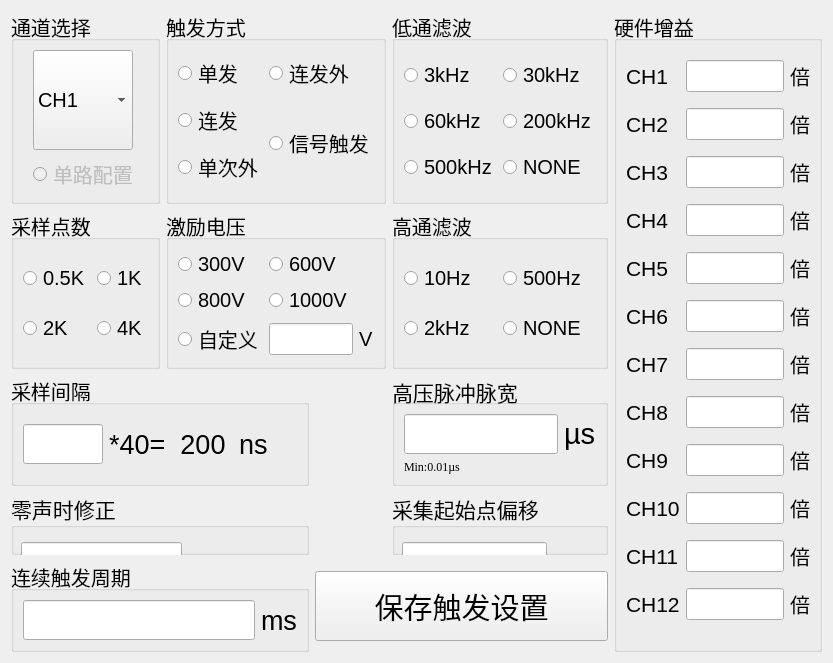
<?xml version="1.0" encoding="UTF-8"?>
<ui version="4.0">
 <class>SonicLaunchCfg</class>
 <widget class="QWidget" name="SonicLaunchCfg">
  <property name="geometry">
   <rect>
    <x>0</x>
    <y>0</y>
    <width>833</width>
    <height>637</height>
   </rect>
  </property>
  <property name="windowTitle">
   <string>Form</string>
  </property>
  <layout class="QGridLayout" name="gridLayout_11">
   <item row="1" column="4">
    <widget class="QGroupBox" name="groupBox_6">
     <property name="font">
      <font>
       <pointsize>15</pointsize>
      </font>
     </property>
     <property name="title">
      <string>高通滤波</string>
     </property>
     <layout class="QGridLayout" name="gridLayout_7">
      <item row="2" column="0">
       <widget class="QRadioButton" name="radioButton_16">
        <property name="text">
         <string>2kHz</string>
        </property>
       </widget>
      </item>
      <item row="1" column="1">
       <widget class="QRadioButton" name="radioButton_15">
        <property name="text">
         <string>500Hz</string>
        </property>
        <property name="iconSize">
         <size>
          <width>20</width>
          <height>20</height>
         </size>
        </property>
       </widget>
      </item>
      <item row="2" column="1">
       <widget class="QRadioButton" name="rB_NoHighPassFilter">
        <property name="text">
         <string>NONE</string>
        </property>
       </widget>
      </item>
      <item row="1" column="0">
       <widget class="QRadioButton" name="radioButton_14">
        <property name="text">
         <string>10Hz</string>
        </property>
       </widget>
      </item>
     </layout>
    </widget>
   </item>
   <item row="4" column="3" colspan="2">
    <widget class="QPushButton" name="pBtSaveTriSetting">
     <property name="minimumSize">
      <size>
       <width>100</width>
       <height>70</height>
      </size>
     </property>
     <property name="font">
      <font>
       <family>Arial</family>
       <pointsize>22</pointsize>
      </font>
     </property>
     <property name="text">
      <string>保存触发设置</string>
     </property>
    </widget>
   </item>
   <item row="1" column="1" colspan="3">
    <widget class="QGroupBox" name="groupBox_5">
     <property name="font">
      <font>
       <pointsize>15</pointsize>
      </font>
     </property>
     <property name="title">
      <string>激励电压</string>
     </property>
     <layout class="QGridLayout" name="gridLayout_6">
      <item row="3" column="1">
       <widget class="QLineEdit" name="LE_CustomVoltage"/>
      </item>
      <item row="2" column="1">
       <widget class="QRadioButton" name="radioButton_13">
        <property name="text">
         <string>1000V</string>
        </property>
       </widget>
      </item>
      <item row="3" column="2">
       <widget class="QLabel" name="label_34">
        <property name="text">
         <string>V</string>
        </property>
       </widget>
      </item>
      <item row="2" column="0">
       <widget class="QRadioButton" name="radioButton_11">
        <property name="text">
         <string>800V</string>
        </property>
       </widget>
      </item>
      <item row="0" column="0">
       <widget class="QRadioButton" name="radioButton_10">
        <property name="text">
         <string>300V</string>
        </property>
       </widget>
      </item>
      <item row="0" column="1">
       <widget class="QRadioButton" name="radioButton_12">
        <property name="text">
         <string>600V</string>
        </property>
       </widget>
      </item>
      <item row="3" column="0">
       <widget class="QRadioButton" name="rB_CustomVoltage">
        <property name="text">
         <string>自定义</string>
        </property>
       </widget>
      </item>
     </layout>
    </widget>
   </item>
   <item row="2" column="0" colspan="3">
    <widget class="QGroupBox" name="groupBox_2">
     <property name="font">
      <font>
       <pointsize>15</pointsize>
      </font>
     </property>
     <property name="title">
      <string>采样间隔</string>
     </property>
     <layout class="QGridLayout" name="gridLayout_2">
      <item row="0" column="3">
       <widget class="QLabel" name="label">
        <property name="font">
         <font>
          <family>Arial</family>
          <pointsize>20</pointsize>
         </font>
        </property>
        <property name="text">
         <string>ns</string>
        </property>
       </widget>
      </item>
      <item row="0" column="1">
       <widget class="QLabel" name="label_5">
        <property name="font">
         <font>
          <family>Arial</family>
          <pointsize>20</pointsize>
         </font>
        </property>
        <property name="text">
         <string>*40=</string>
        </property>
       </widget>
      </item>
      <item row="0" column="2">
       <widget class="QLabel" name="label_6">
        <property name="minimumSize">
         <size>
          <width>60</width>
          <height>0</height>
         </size>
        </property>
        <property name="maximumSize">
         <size>
          <width>60</width>
          <height>16777215</height>
         </size>
        </property>
        <property name="font">
         <font>
          <family>Arial</family>
          <pointsize>20</pointsize>
         </font>
        </property>
        <property name="text">
         <string>200</string>
        </property>
        <property name="alignment">
         <set>Qt::AlignCenter</set>
        </property>
       </widget>
      </item>
      <item row="0" column="0">
       <widget class="QLineEdit" name="lineEdit">
        <property name="minimumSize">
         <size>
          <width>80</width>
          <height>40</height>
         </size>
        </property>
        <property name="maximumSize">
         <size>
          <width>50</width>
          <height>16777215</height>
         </size>
        </property>
       </widget>
      </item>
     </layout>
    </widget>
   </item>
   <item row="0" column="0">
    <widget class="QGroupBox" name="groupBox_9">
     <property name="font">
      <font>
       <pointsize>15</pointsize>
      </font>
     </property>
     <property name="title">
      <string>通道选择</string>
     </property>
     <layout class="QGridLayout" name="gridLayout_10">
      <item row="0" column="0">
       <widget class="QComboBox" name="comboBox_2">
        <property name="minimumSize">
         <size>
          <width>100</width>
          <height>100</height>
         </size>
        </property>
        <property name="maximumSize">
         <size>
          <width>100</width>
          <height>100</height>
         </size>
        </property>
        <property name="currentIndex">
         <number>0</number>
        </property>
        <property name="maxVisibleItems">
         <number>6</number>
        </property>
        <item>
         <property name="text">
          <string>CH1</string>
         </property>
        </item>
        <item>
         <property name="text">
          <string>CH2</string>
         </property>
        </item>
        <item>
         <property name="text">
          <string>CH3</string>
         </property>
        </item>
        <item>
         <property name="text">
          <string>CH4</string>
         </property>
        </item>
        <item>
         <property name="text">
          <string>CH5</string>
         </property>
        </item>
        <item>
         <property name="text">
          <string>CH6</string>
         </property>
        </item>
        <item>
         <property name="text">
          <string>CH7</string>
         </property>
        </item>
        <item>
         <property name="text">
          <string>CH8</string>
         </property>
        </item>
        <item>
         <property name="text">
          <string>CH9</string>
         </property>
        </item>
        <item>
         <property name="text">
          <string>CH10</string>
         </property>
        </item>
        <item>
         <property name="text">
          <string>CH11</string>
         </property>
        </item>
        <item>
         <property name="text">
          <string>CH12</string>
         </property>
        </item>
       </widget>
      </item>
      <item row="1" column="0">
       <widget class="QRadioButton" name="rBtnSingleSetting">
        <property name="enabled">
         <bool>false</bool>
        </property>
        <property name="text">
         <string>单路配置</string>
        </property>
       </widget>
      </item>
     </layout>
    </widget>
   </item>
   <item row="2" column="4">
    <widget class="QGroupBox" name="groupBox_4">
     <property name="font">
      <font>
       <family>Times New Roman</family>
       <pointsize>16</pointsize>
      </font>
     </property>
     <property name="title">
      <string>高压脉冲脉宽</string>
     </property>
     <layout class="QGridLayout" name="gridLayout_4">
      <item row="0" column="0">
       <widget class="QLineEdit" name="lineEdit_3">
        <property name="minimumSize">
         <size>
          <width>50</width>
          <height>40</height>
         </size>
        </property>
       </widget>
      </item>
      <item row="0" column="1">
       <widget class="QLabel" name="label_3">
        <property name="font">
         <font>
          <family>Arial</family>
          <pointsize>22</pointsize>
          <weight>50</weight>
          <bold>false</bold>
         </font>
        </property>
        <property name="text">
         <string>µs</string>
        </property>
       </widget>
      </item>
      <item row="1" column="0">
       <widget class="QLabel" name="label_32">
        <property name="font">
         <font>
          <family>Times New Roman</family>
          <pointsize>9</pointsize>
         </font>
        </property>
        <property name="text">
         <string>Min:0.01µs</string>
        </property>
       </widget>
      </item>
     </layout>
    </widget>
   </item>
   <item row="4" column="0" colspan="3">
    <widget class="QGroupBox" name="groupBox_10">
     <property name="font">
      <font>
       <pointsize>15</pointsize>
      </font>
     </property>
     <property name="title">
      <string>连续触发周期</string>
     </property>
     <layout class="QGridLayout" name="gridLayout_9">
      <item row="0" column="0">
       <widget class="QLineEdit" name="lineEdit_4">
        <property name="minimumSize">
         <size>
          <width>80</width>
          <height>40</height>
         </size>
        </property>
       </widget>
      </item>
      <item row="0" column="1">
       <widget class="QLabel" name="label_4">
        <property name="font">
         <font>
          <family>Arial</family>
          <pointsize>20</pointsize>
         </font>
        </property>
        <property name="text">
         <string>ms</string>
        </property>
       </widget>
      </item>
     </layout>
    </widget>
   </item>
   <item row="0" column="5" rowspan="5">
    <widget class="QGroupBox" name="groupBox_8">
     <property name="font">
      <font>
       <pointsize>15</pointsize>
      </font>
     </property>
     <property name="title">
      <string>硬件增益</string>
     </property>
     <layout class="QGridLayout" name="gridLayout_5">
      <item row="8" column="4">
       <widget class="QLabel" name="label_24">
        <property name="text">
         <string>倍</string>
        </property>
       </widget>
      </item>
      <item row="9" column="3">
       <widget class="QLineEdit" name="lE_HardwareAmpCH9"/>
      </item>
      <item row="9" column="2">
       <widget class="QLabel" name="label_16">
        <property name="font">
         <font>
          <family>Arial</family>
          <pointsize>16</pointsize>
         </font>
        </property>
        <property name="text">
         <string>CH9</string>
        </property>
       </widget>
      </item>
      <item row="9" column="4">
       <widget class="QLabel" name="label_25">
        <property name="text">
         <string>倍</string>
        </property>
       </widget>
      </item>
      <item row="4" column="3">
       <widget class="QLineEdit" name="lE_HardwareAmpCH4"/>
      </item>
      <item row="0" column="4">
       <widget class="QLabel" name="label_2">
        <property name="text">
         <string>倍</string>
        </property>
       </widget>
      </item>
      <item row="6" column="3">
       <widget class="QLineEdit" name="lE_HardwareAmpCH6"/>
      </item>
      <item row="4" column="2">
       <widget class="QLabel" name="label_11">
        <property name="font">
         <font>
          <family>Arial</family>
          <pointsize>16</pointsize>
         </font>
        </property>
        <property name="text">
         <string>CH4</string>
        </property>
       </widget>
      </item>
      <item row="7" column="3">
       <widget class="QLineEdit" name="lE_HardwareAmpCH7"/>
      </item>
      <item row="2" column="2">
       <widget class="QLabel" name="label_9">
        <property name="font">
         <font>
          <family>Arial</family>
          <pointsize>16</pointsize>
         </font>
        </property>
        <property name="text">
         <string>CH2</string>
        </property>
       </widget>
      </item>
      <item row="8" column="3">
       <widget class="QLineEdit" name="lE_HardwareAmpCH8"/>
      </item>
      <item row="4" column="4">
       <widget class="QLabel" name="label_20">
        <property name="text">
         <string>倍</string>
        </property>
       </widget>
      </item>
      <item row="8" column="2">
       <widget class="QLabel" name="label_15">
        <property name="font">
         <font>
          <family>Arial</family>
          <pointsize>16</pointsize>
         </font>
        </property>
        <property name="text">
         <string>CH8</string>
        </property>
       </widget>
      </item>
      <item row="3" column="3">
       <widget class="QLineEdit" name="lE_HardwareAmpCH3"/>
      </item>
      <item row="0" column="2">
       <widget class="QLabel" name="label_7">
        <property name="font">
         <font>
          <family>Arial</family>
          <pointsize>16</pointsize>
         </font>
        </property>
        <property name="text">
         <string>CH1</string>
        </property>
       </widget>
      </item>
      <item row="11" column="2">
       <widget class="QLabel" name="label_18">
        <property name="font">
         <font>
          <family>Arial</family>
          <pointsize>16</pointsize>
         </font>
        </property>
        <property name="text">
         <string>CH11</string>
        </property>
       </widget>
      </item>
      <item row="0" column="3">
       <widget class="QLineEdit" name="lineEdit_2">
        <property name="minimumSize">
         <size>
          <width>50</width>
          <height>0</height>
         </size>
        </property>
       </widget>
      </item>
      <item row="10" column="4">
       <widget class="QLabel" name="label_26">
        <property name="text">
         <string>倍</string>
        </property>
       </widget>
      </item>
      <item row="11" column="3">
       <widget class="QLineEdit" name="lE_HardwareAmpCH11"/>
      </item>
      <item row="3" column="2">
       <widget class="QLabel" name="label_10">
        <property name="font">
         <font>
          <family>Arial</family>
          <pointsize>16</pointsize>
         </font>
        </property>
        <property name="text">
         <string>CH3</string>
        </property>
       </widget>
      </item>
      <item row="10" column="3">
       <widget class="QLineEdit" name="lE_HardwareAmpCH10"/>
      </item>
      <item row="6" column="4">
       <widget class="QLabel" name="label_22">
        <property name="text">
         <string>倍</string>
        </property>
       </widget>
      </item>
      <item row="3" column="4">
       <widget class="QLabel" name="label_19">
        <property name="text">
         <string>倍</string>
        </property>
       </widget>
      </item>
      <item row="5" column="3">
       <widget class="QLineEdit" name="lE_HardwareAmpCH5"/>
      </item>
      <item row="2" column="4">
       <widget class="QLabel" name="label_8">
        <property name="text">
         <string>倍</string>
        </property>
       </widget>
      </item>
      <item row="7" column="4">
       <widget class="QLabel" name="label_23">
        <property name="text">
         <string>倍</string>
        </property>
       </widget>
      </item>
      <item row="6" column="2">
       <widget class="QLabel" name="label_13">
        <property name="font">
         <font>
          <family>Arial</family>
          <pointsize>16</pointsize>
         </font>
        </property>
        <property name="text">
         <string>CH6</string>
        </property>
       </widget>
      </item>
      <item row="5" column="4">
       <widget class="QLabel" name="label_21">
        <property name="text">
         <string>倍</string>
        </property>
       </widget>
      </item>
      <item row="11" column="4">
       <widget class="QLabel" name="label_27">
        <property name="text">
         <string>倍</string>
        </property>
       </widget>
      </item>
      <item row="7" column="2">
       <widget class="QLabel" name="label_14">
        <property name="font">
         <font>
          <family>Arial</family>
          <pointsize>16</pointsize>
         </font>
        </property>
        <property name="text">
         <string>CH7</string>
        </property>
       </widget>
      </item>
      <item row="10" column="2">
       <widget class="QLabel" name="label_17">
        <property name="font">
         <font>
          <family>Arial</family>
          <pointsize>16</pointsize>
         </font>
        </property>
        <property name="text">
         <string>CH10</string>
        </property>
       </widget>
      </item>
      <item row="5" column="2">
       <widget class="QLabel" name="label_12">
        <property name="font">
         <font>
          <family>Arial</family>
          <pointsize>16</pointsize>
         </font>
        </property>
        <property name="text">
         <string>CH5</string>
        </property>
       </widget>
      </item>
      <item row="2" column="3">
       <widget class="QLineEdit" name="lE_HardwareAmpCH2"/>
      </item>
      <item row="12" column="3">
       <widget class="QLineEdit" name="lE_HardwareAmpCH12"/>
      </item>
      <item row="12" column="2">
       <widget class="QLabel" name="label_28">
        <property name="font">
         <font>
          <family>Arial</family>
          <pointsize>16</pointsize>
         </font>
        </property>
        <property name="text">
         <string>CH12</string>
        </property>
       </widget>
      </item>
      <item row="12" column="4">
       <widget class="QLabel" name="label_29">
        <property name="text">
         <string>倍</string>
        </property>
       </widget>
      </item>
     </layout>
    </widget>
   </item>
   <item row="0" column="4">
    <widget class="QGroupBox" name="groupBox_7">
     <property name="font">
      <font>
       <pointsize>15</pointsize>
      </font>
     </property>
     <property name="title">
      <string>低通滤波</string>
     </property>
     <layout class="QGridLayout" name="gridLayout_8">
      <item row="0" column="0">
       <widget class="QRadioButton" name="radioButton_17">
        <property name="text">
         <string>3kHz</string>
        </property>
       </widget>
      </item>
      <item row="0" column="1">
       <widget class="QRadioButton" name="radioButton_18">
        <property name="text">
         <string>30kHz</string>
        </property>
       </widget>
      </item>
      <item row="1" column="0">
       <widget class="QRadioButton" name="radioButton_19">
        <property name="text">
         <string>60kHz</string>
        </property>
       </widget>
      </item>
      <item row="1" column="1">
       <widget class="QRadioButton" name="radioButton_20">
        <property name="text">
         <string>200kHz</string>
        </property>
       </widget>
      </item>
      <item row="2" column="0">
       <widget class="QRadioButton" name="radioButton_21">
        <property name="text">
         <string>500kHz</string>
        </property>
       </widget>
      </item>
      <item row="2" column="1">
       <widget class="QRadioButton" name="rB_NoLowPassFilter">
        <property name="text">
         <string>NONE</string>
        </property>
       </widget>
      </item>
     </layout>
    </widget>
   </item>
   <item row="1" column="0">
    <widget class="QGroupBox" name="groupBox_3">
     <property name="font">
      <font>
       <pointsize>15</pointsize>
      </font>
     </property>
     <property name="title">
      <string>采样点数</string>
     </property>
     <layout class="QGridLayout" name="gridLayout_3">
      <item row="0" column="0">
       <widget class="QRadioButton" name="radioButton_6">
        <property name="text">
         <string>0.5K</string>
        </property>
       </widget>
      </item>
      <item row="1" column="1">
       <widget class="QRadioButton" name="radioButton_9">
        <property name="text">
         <string>4K</string>
        </property>
       </widget>
      </item>
      <item row="1" column="0">
       <widget class="QRadioButton" name="radioButton_7">
        <property name="text">
         <string>2K</string>
        </property>
       </widget>
      </item>
      <item row="0" column="1">
       <widget class="QRadioButton" name="radioButton_8">
        <property name="sizePolicy">
         <sizepolicy hsizetype="Maximum" vsizetype="Maximum">
          <horstretch>0</horstretch>
          <verstretch>0</verstretch>
         </sizepolicy>
        </property>
        <property name="maximumSize">
         <size>
          <width>250</width>
          <height>250</height>
         </size>
        </property>
        <property name="contextMenuPolicy">
         <enum>Qt::DefaultContextMenu</enum>
        </property>
        <property name="text">
         <string>1K</string>
        </property>
        <property name="iconSize">
         <size>
          <width>36</width>
          <height>36</height>
         </size>
        </property>
       </widget>
      </item>
     </layout>
    </widget>
   </item>
   <item row="0" column="1" colspan="3">
    <widget class="QGroupBox" name="groupBox">
     <property name="font">
      <font>
       <pointsize>15</pointsize>
      </font>
     </property>
     <property name="title">
      <string>触发方式</string>
     </property>
     <layout class="QGridLayout" name="gridLayout">
      <item row="0" column="0">
       <widget class="QRadioButton" name="radioButton">
        <property name="sizePolicy">
         <sizepolicy hsizetype="Minimum" vsizetype="Fixed">
          <horstretch>30</horstretch>
          <verstretch>0</verstretch>
         </sizepolicy>
        </property>
        <property name="text">
         <string>单发</string>
        </property>
       </widget>
      </item>
      <item row="2" column="0">
       <widget class="QRadioButton" name="radioButton_3">
        <property name="text">
         <string>单次外</string>
        </property>
       </widget>
      </item>
      <item row="0" column="1">
       <widget class="QRadioButton" name="radioButton_4">
        <property name="text">
         <string>连发外</string>
        </property>
       </widget>
      </item>
      <item row="1" column="1" rowspan="2">
       <widget class="QRadioButton" name="radioButton_5">
        <property name="text">
         <string>信号触发</string>
        </property>
       </widget>
      </item>
      <item row="1" column="0">
       <widget class="QRadioButton" name="radioButton_2">
        <property name="text">
         <string>连发</string>
        </property>
       </widget>
      </item>
     </layout>
    </widget>
   </item>
   <item row="3" column="0" colspan="3">
    <widget class="QGroupBox" name="groupBox_11">
     <property name="font">
      <font>
       <family>Agency FB</family>
       <pointsize>16</pointsize>
      </font>
     </property>
     <property name="title">
      <string>零声时修正</string>
     </property>
     <widget class="QLineEdit" name="lineEdit_ZeroModify">
      <property name="geometry">
       <rect>
        <x>10</x>
        <y>50</y>
        <width>161</width>
        <height>40</height>
       </rect>
      </property>
      <property name="minimumSize">
       <size>
        <width>80</width>
        <height>40</height>
       </size>
      </property>
      <property name="font">
       <font>
        <family>SimSun-ExtB</family>
        <pointsize>18</pointsize>
       </font>
      </property>
     </widget>
     <widget class="QLabel" name="label_30">
      <property name="geometry">
       <rect>
        <x>180</x>
        <y>50</y>
        <width>40</width>
        <height>40</height>
       </rect>
      </property>
      <property name="font">
       <font>
        <family>Arial</family>
        <pointsize>20</pointsize>
       </font>
      </property>
      <property name="text">
       <string>ns</string>
      </property>
     </widget>
    </widget>
   </item>
   <item row="3" column="4">
    <widget class="QGroupBox" name="groupBox_12">
     <property name="font">
      <font>
       <family>Agency FB</family>
       <pointsize>16</pointsize>
      </font>
     </property>
     <property name="title">
      <string>采集起始点偏移</string>
     </property>
     <widget class="QLabel" name="label_31">
      <property name="geometry">
       <rect>
        <x>160</x>
        <y>50</y>
        <width>40</width>
        <height>40</height>
       </rect>
      </property>
      <property name="font">
       <font>
        <family>Arial</family>
        <pointsize>20</pointsize>
       </font>
      </property>
      <property name="text">
       <string>µs</string>
      </property>
     </widget>
     <widget class="QLineEdit" name="lineEdit_SamplingOffset">
      <property name="geometry">
       <rect>
        <x>10</x>
        <y>50</y>
        <width>145</width>
        <height>40</height>
       </rect>
      </property>
      <property name="minimumSize">
       <size>
        <width>50</width>
        <height>40</height>
       </size>
      </property>
      <property name="font">
       <font>
        <family>SimSun-ExtB</family>
        <pointsize>18</pointsize>
       </font>
      </property>
     </widget>
    </widget>
   </item>
  </layout>
 </widget>
 <resources/>
 <connections/>
</ui>
